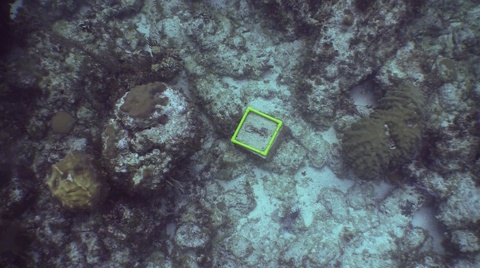
//> input picture 2.Feature Extraction and Image Registration/matlab_helper_functions_lab2/Img00001_small.JPG, 480 x 268 px, given in place of the camera
$ ./main 3   (built with g++ and OpenCV 4)
//> lines starting //> are read from the running program, lines starting //| are printed output that depends on the picture; after the words box and inside, x2 and y2 are one past the last pixel; in counts of white or black regions, pixels touching at a corner belong together
#include "opencv2/core/core.hpp"
#include "opencv2/imgproc.hpp"
#include "opencv2/highgui.hpp"
#include <iostream>

using namespace std; // without std::
using namespace cv; // with out cv::

int main(int argc, char* argv[]) {
  if (argc < 2){
    std::cerr << "Usage: " << argv[0] << " <video source no.>" << std::endl;
    return -1;
  }

  cv::VideoCapture webCam(std::atoi(argv[1]));       // VideoCapture object declaration. Usually 0 is the integrated, 2 is the first external USB one

  if (webCam.isOpened() == false){   // Check if the VideoCapture object has been correctly associated to the webcam
    std::cerr << "error: Webcam could not be connected." << std::endl;
    return -1;
  }

  cv::Mat imgOriginal;    // input image
  cv::Mat imgGrayScale;   // grayscale image
  cv::Mat imgBlurred;     // blurred image
  cv::Mat imgCanny;       // edge image
  cv::Mat imgBinarized;
  cv::Mat imgAdaptiveBinarized;

  char charCheckForESCKey{0};
  int lowTh{45};
  int highTh{90};

  while (charCheckForESCKey != 27 && webCam.isOpened()){    // loop until ESC key is pressed or webcam is lost
    bool frameSuccess = webCam.read(imgOriginal);           // get next frame from input stream
//> imgOriginal is the input picture: 268 rows x 480 cols, CV_8UC3; mean B, G, R 99, 91.3, 83.8

    if (!frameSuccess || imgOriginal.empty()){              // if the frame was not read or read wrongly
      std::cerr << "error: Frame could not be read." << std::endl;
      break;
    }

    cv::cvtColor(imgOriginal, imgGrayScale, cv::COLOR_BGR2GRAY);  // original video is converted to grayscale into imgGrayScale
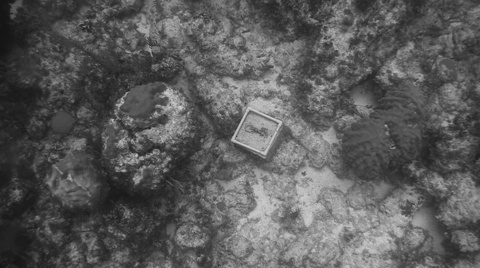
//> imgGrayScale: 268 rows x 480 cols, CV_8UC1; min 19, max 211, mean 89.9
    cv::GaussianBlur(imgGrayScale, imgBlurred, cv::Size(5, 5), 1.8);  // blurrs the grayscale video. Check OpenCV docs for explanation of parameters
    cv::Canny(imgBlurred, imgCanny, lowTh, highTh);   // Canny edge detection. Check OpenCV docs for explanation of parameters
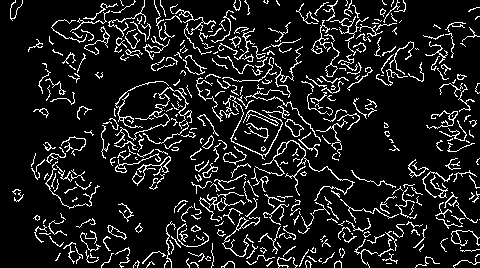
//> imgCanny: 268 rows x 480 cols, CV_8UC1; 11.2% white in thin lines or dots

    //simple binarization using cv::threshold
    cv::threshold(imgGrayScale,imgBinarized,100,255, cv::THRESH_BINARY);
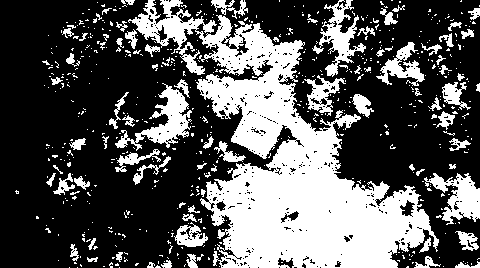
//> imgBinarized: 268 rows x 480 cols, CV_8UC1; 34.3% white; 608 white regions (529 under 20 px), largest, box (x1, y1, x2, y2) and area: (128, 0, 439, 268) 30148, (115, 83, 192, 151) 1665, (424, 173, 480, 225) 1397

    //Adaptive Binarization using cv::adaptive Threshold
    cv::adaptiveThreshold(imgGrayScale,imgAdaptiveBinarized,255, cv::ADAPTIVE_THRESH_MEAN_C, cv::THRESH_BINARY,11,2);
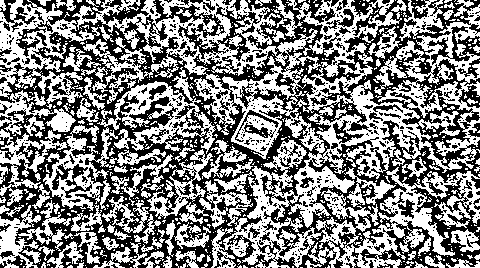
//> imgAdaptiveBinarized: 268 rows x 480 cols, CV_8UC1; 51.3% white; 729 black regions (626 under 20 px), largest, box (x1, y1, x2, y2) and area: (0, 0, 480, 268) 51800, (152, 0, 263, 61) 1859, (427, 26, 480, 65) 676


    // Declaration of windows for output video results. Check OpenCV docs for explanation of parameters
    cv::namedWindow("imgOriginal", cv::WINDOW_AUTOSIZE);
    cv::namedWindow("imgCanny", cv::WINDOW_AUTOSIZE);
    cv::namedWindow("imgBinarized", cv::WINDOW_AUTOSIZE);
    cv::namedWindow("imgAdaptiveBinarized", cv::WINDOW_AUTOSIZE);


    // Declaration of trackbars to change thresholds. Check OpenCV docs for explanation of parameters
    cv::createTrackbar("LowTh", "imgCanny", &lowTh, 100);
    cv::createTrackbar("HighTh", "imgCanny", &highTh, 100);

    // Show output video results windows
    cv::imshow("imgOriginal", imgOriginal);
    cv::imshow("imgCanny", imgCanny);
    cv::imshow("imgBinarized",imgBinarized);
    cv::imshow("imgAdaptiveBinarized", imgAdaptiveBinarized);


    charCheckForESCKey = cv::waitKey(1);  // gets the key pressed
//> the Esc key is pressed
  }
  return 0;
}


// [43 lines of commented-out code are left out]

$ run again, on 2.Feature Extraction and Image Registration/matlab_helper_functions_lab2/Img00025_small.JPG
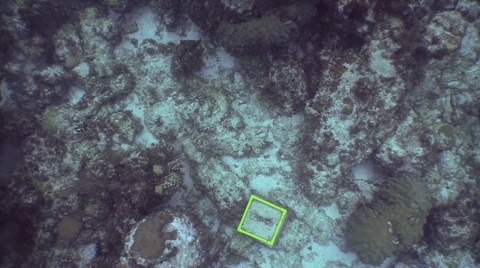
//> input picture 2.Feature Extraction and Image Registration/matlab_helper_functions_lab2/Img00025_small.JPG, 480 x 268 px, given in place of the camera
//> imgOriginal is the input picture: 268 rows x 480 cols, CV_8UC3; mean B, G, R 102.2, 93.4, 85.7
//> `cv::Canny(imgBlurred, imgCanny, lowTh, highTh);`:
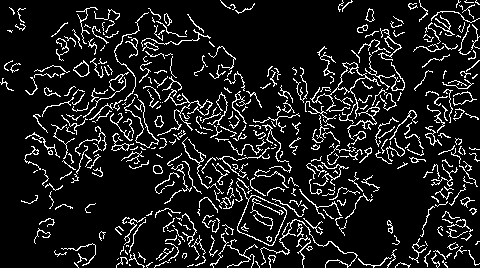
//> imgCanny: 268 rows x 480 cols, CV_8UC1; 11.1% white in thin lines or dots
//> imgBinarized: 268 rows x 480 cols, CV_8UC1; 35.7% white; 598 white regions (537 under 20 px), largest, box (x1, y1, x2, y2) and area: (80, 8, 405, 268) 31235, (411, 147, 475, 208) 1460, (154, 213, 205, 268) 1420
//> `cv::adaptiveThreshold(imgGrayScale,imgAdaptiveBinarized,255, cv::ADAPT..`:
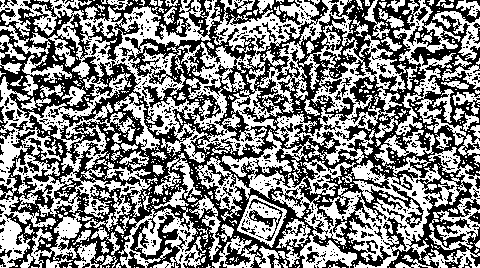
//> imgAdaptiveBinarized: 268 rows x 480 cols, CV_8UC1; 51.4% white; 681 black regions (605 under 20 px), largest, box (x1, y1, x2, y2) and area: (0, 0, 480, 268) 56165, (130, 212, 181, 268) 981, (249, 199, 283, 241) 315

$ run again, on 2.Feature Extraction and Image Registration/matlab_helper_functions_lab2/Img00320_small.JPG
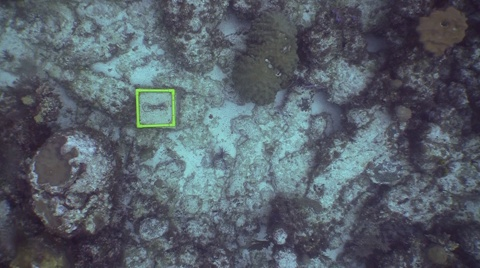
//> input picture 2.Feature Extraction and Image Registration/matlab_helper_functions_lab2/Img00320_small.JPG, 480 x 268 px, given in place of the camera
//> imgOriginal is the input picture: 268 rows x 480 cols, CV_8UC3; mean B, G, R 105, 95.6, 86.6
//> `cv::Canny(imgBlurred, imgCanny, lowTh, highTh);`:
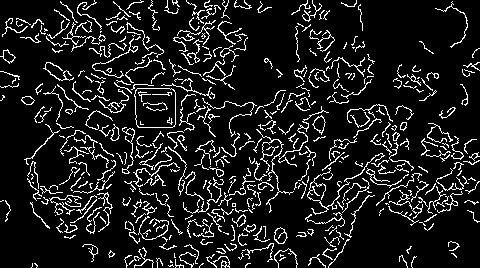
//> imgCanny: 268 rows x 480 cols, CV_8UC1; 11.1% white in thin lines or dots
//> imgBinarized: 268 rows x 480 cols, CV_8UC1; 38.4% white; 531 white regions (452 under 20 px), largest, box (x1, y1, x2, y2) and area: (0, 0, 332, 244) 32659, (302, 106, 406, 268) 4936, (61, 131, 113, 193) 1577
//> `cv::adaptiveThreshold(imgGrayScale,imgAdaptiveBinarized,255, cv::ADAPT..`:
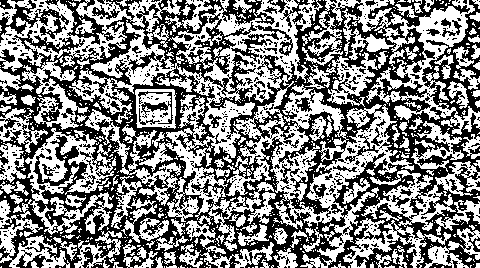
//> imgAdaptiveBinarized: 268 rows x 480 cols, CV_8UC1; 51.6% white; 725 black regions (658 under 20 px), largest, box (x1, y1, x2, y2) and area: (0, 0, 480, 268) 54617, (0, 0, 69, 43) 902, (231, 25, 293, 62) 583

$ run again, on 2.Feature Extraction and Image Registration/matlab_helper_functions_lab2/imgl01311.jpg
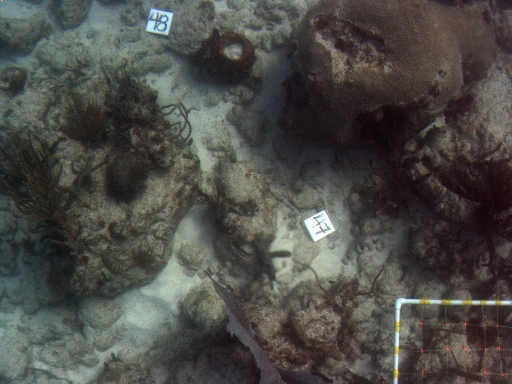
//> input picture 2.Feature Extraction and Image Registration/matlab_helper_functions_lab2/imgl01311.jpg, 512 x 384 px, given in place of the camera
//> imgOriginal is the input picture: 384 rows x 512 cols, CV_8UC3; mean B, G, R 71, 75.5, 75.8
//> `cv::Canny(imgBlurred, imgCanny, lowTh, highTh);`:
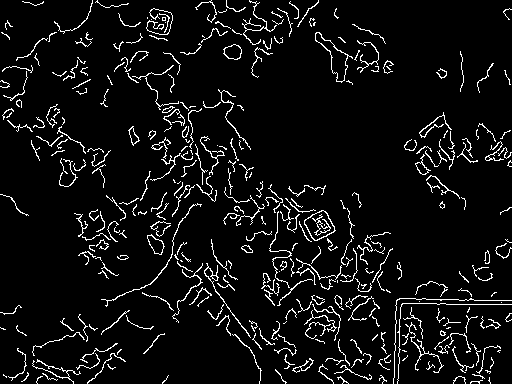
//> imgCanny: 384 rows x 512 cols, CV_8UC1; 6.3% white in thin lines or dots
//> imgBinarized: 384 rows x 512 cols, CV_8UC1; 23.9% white; 597 white regions (541 under 20 px), largest, box (x1, y1, x2, y2) and area: (34, 0, 388, 305) 21349, (0, 215, 226, 384) 12960, (382, 265, 512, 384) 2132
//> `cv::adaptiveThreshold(imgGrayScale,imgAdaptiveBinarized,255, cv::ADAPT..`:
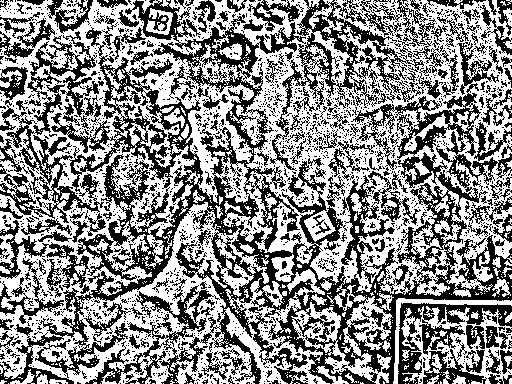
//> imgAdaptiveBinarized: 384 rows x 512 cols, CV_8UC1; 54.7% white; 2003 black regions (1803 under 20 px), largest, box (x1, y1, x2, y2) and area: (0, 0, 512, 384) 51019, (0, 31, 120, 223) 5981, (270, 0, 424, 171) 4963
